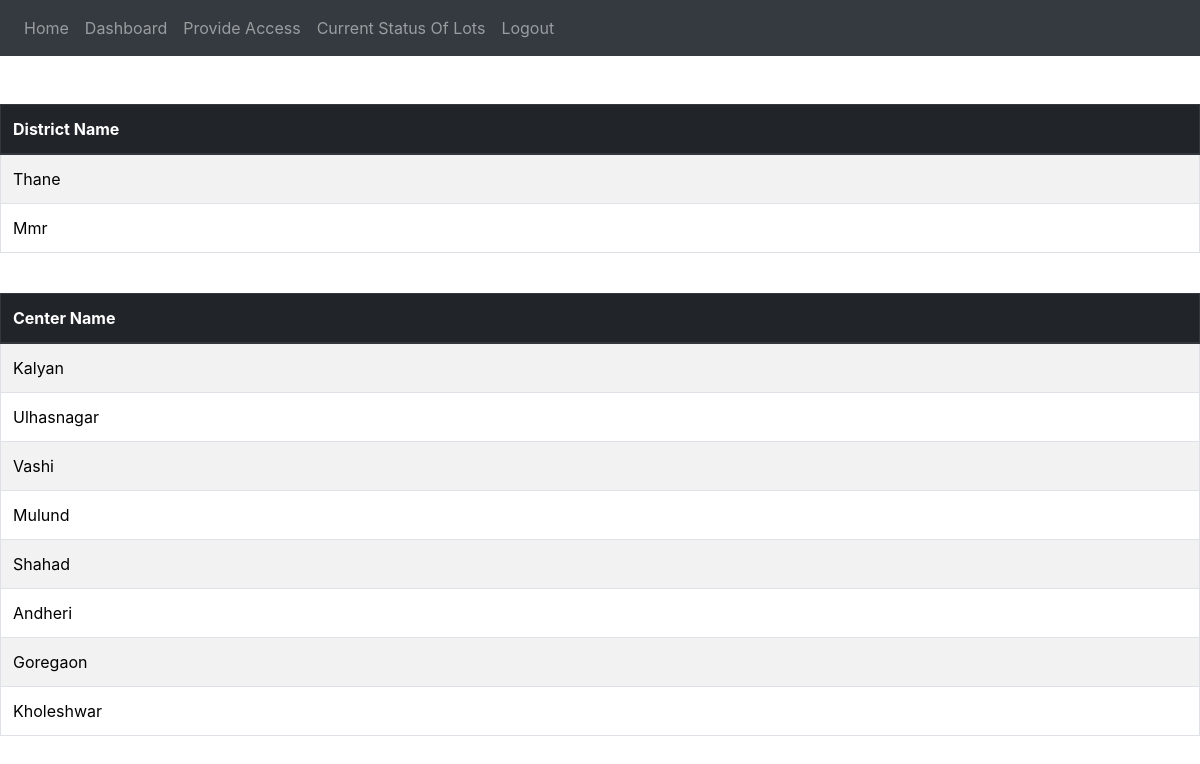
Page /dashboard/ (signed in) on the committed database.
### vaccine_app/models.py (models this page shows, shortened)
class District(models.Model):
    districtPrimaryKey = models.AutoField(primary_key=True)
    districtId = models.UUIDField(default=uuid.uuid4, unique=True)
    name = models.CharField(max_length=255, unique=True)
    population = models.IntegerField(default=1)

class Center(models.Model):
    centerPrimaryKey = models.AutoField(primary_key=True)
    centerId = models.UUIDField(default=uuid.uuid4, editable=False, unique=True)
    district = models.ForeignKey(District, on_delete=models.CASCADE, related_name="Center")
    name = models.CharField(max_length=255, unique=True)
    maxCountPerDate = models.IntegerField(default=10)
    population = models.IntegerField(default=1)

### vaccine_app/views.py (the view)
# urls.py: path('dashboard/',views.dashboard,name='dashboard'),
@login_required(login_url="login_gen")
def dashboard(request):
    user=request.user
    center_access=AccessControlListCenter.objects.filter(person=user)
    if not user.is_districtadmin and center_access.count()==1:
        return redirect('/dashboard/center/'+center_access[0].center.name)
    if user.is_districtadmin:
        district_access=AccessControlListDistrict.objects.filter(person=user)
        center_name=[]
        district_name=[]
        for district in district_access:
            district_name.append(district.district.name)
            center_objs=Center.objects.filter(district=district.district)
            for center in center_objs:
                center_name.append(center.name)
        if center_access.count()!=0:
            for center in center_access:
                center_name.append(center.center.name)
        return render(request,'dashboard.html',{'centers':center_name,'districts':district_name})
    elif request.user.is_centeradmin and not user.is_districtadmin:
        center_name=[]
        district_name=[]
        for center in center_access:
            center_name.append(center.center.name)
        return render(request,'dashboard.html',{'centers':center_name,'districts':district_name})
    else :
        return redirect('login_gen')

### templates/dashboard.html (shortened to what this page needs)
{% extends 'base.html' %}
{% block content %}
<br><br>
<table class="table  table-bordered table-striped" style="text-transform: capitalize;">
  <thead>
    <tr class="thead-dark">
      <th scope="col">District Name</th>
    </tr>
  </thead>
  <tbody>
  {% if districts %}
      {% for district in districts %}
          <tr>
            {% url 'district_dash' district as district_url%}
            <td><a href="{{district_url}}">{{district}}</a></td>
          </tr>
      {% endfor %}
  {% endif %}
  </tbody>
</table>
<br>
<table class="table table-bordered table-striped table-bordered"  style="text-transform: capitalize;">
    <thead class="thead-dark">
      <tr>
        <th scope="col">Center Name</th>
      </tr>
    </thead>
    <tbody>
      {% if centers %}
          {% for center in centers %}
              <tr>
                {% url 'center_dash' center as center_url%}
                <td><a href="{{center_url}}">{{center}}</a></td>
              </tr>
          {% endfor %}
      {% endif %}
    </tbody>
  </table>
{% endblock content %}

### templates/dashboard.html (style rules this page uses)
a { color: black; }

### rows in the picture
District: districts "Thane"
District: districts "Mmr"
Center: centers "Kalyan"
Center: centers "Ulhasnagar"
Center: centers "Vashi"
Center: centers "Mulund"
Center: centers "Shahad"
Center: centers "Andheri"
Center: centers "Goregaon"
Center: centers "Kholeshwar"
